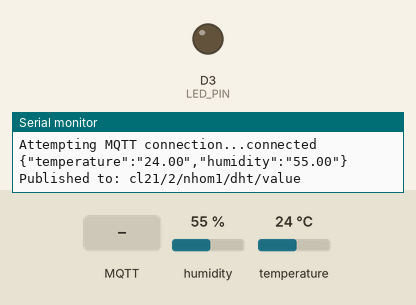
Bench run of a sketch on a simulated ESP8266 (NodeMCU). On the bench: output pins drawn as LEDs (lit = HIGH), the last lines printed to the serial monitor. Dashed ring = blinking. Inputs (shaded band) come from the test bench; at power-on: humidity 55 %, temperature 24 °C. WiFi joins after 1.5 s; servers stay silent unless stated; random numbers use the default seed unless the sketch sets one; no MQTT or app messages arrive unless stated.

Above: at 2.7 s.
2.8 s: MQTT message "1" arrives on the first subscribed topic
At 4.3 s:
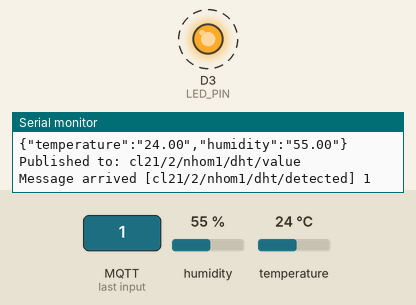
8.8 s: MQTT message "on" arrives on the first subscribed topic
13.0 s: MQTT message "off" arrives on the first subscribed topic
Timing chart, 0 to 16.0 s (numbered marks = the images above; inputs shaded):
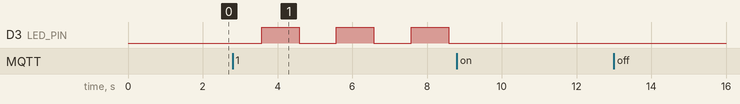

Measured:
- after the input at 2.8 s, D3 (LED_PIN): alternates HIGH for 1.0 s and LOW for 1.0 s, starting after 0.78 s

The sketch:

ex05.ino
```cpp
#include <ESP8266WiFi.h>
#include <ESP8266HTTPClient.h>
#include <PubSubClient.h>
#include <DHT22.h>
#include <ArduinoJson.h>

//define pin data
#define pinDATA D4
#define LED_PIN D3

DHT22 dht22(pinDATA);

const char* ssid = "UIT Public";
const char* password = "";
const char* mqtt_server = "broker.hivemq.com";
const char* topicVALUE = "cl21/2/nhom1/dht/value";
const char* topicDETECTED = "cl21/2/nhom1/dht/detected";

WiFiClient espClient;
PubSubClient client(espClient);
unsigned long lastMsg = 0;
#define MSG_BUFFER_SIZE	(50)
char msg[MSG_BUFFER_SIZE];
int value = 0;

float temp = 0;
float hum = 0;

void setup_wifi() {

  delay(10);
  // We start by connecting to a WiFi network
  Serial.println();
  Serial.print("Connecting to ");
  Serial.println(ssid);

  WiFi.mode(WIFI_STA);
  WiFi.begin(ssid, password);

  while (WiFi.status() != WL_CONNECTED) {
    delay(500);
    Serial.print(".");
  }

  randomSeed(micros());

  Serial.println("");
  Serial.println("WiFi connected");
  Serial.println("IP address: ");
  Serial.println(WiFi.localIP());
}

void callback(char* topic, byte* payload, unsigned int length) {
  Serial.print("Message arrived [");
  Serial.print(topic);
  Serial.print("] ");
  for (int i = 0; i < length; i++) {
    Serial.print((char)payload[i]);
  }
  Serial.println();

  if ((char)payload[0] == '1') {
    blinkLed();
  }
}

void reconnect() {
  // Loop until we're reconnected

  while (!client.connected()) {
    Serial.print("Attempting MQTT connection...");
    // Create a random client ID
    String clientId = "ESP8266Client-";
    clientId += String(random(0xffff), HEX);
    // Attempt to connect
    if (client.connect(clientId.c_str())) {
      Serial.println("connected");
    } else {
      Serial.print("failed, rc=");
      Serial.print(client.state());
      Serial.println(" try again in 5 seconds");
      // Wait 5 seconds before retrying
      delay(5000);
    }
  }
}

void readDHT22() {
  temp = dht22.getTemperature();
  hum = dht22.getHumidity();
}

void blinkLed() {
  digitalWrite(LED_PIN, HIGH);
  delay(1000);
  digitalWrite(LED_PIN, LOW);
  delay(1000);
  digitalWrite(LED_PIN, HIGH);
  delay(1000);
  digitalWrite(LED_PIN, LOW);
  delay(1000);
  digitalWrite(LED_PIN, HIGH);
  delay(1000);
  digitalWrite(LED_PIN, LOW);
  delay(1000);
}

void setup() {
  pinMode(LED_PIN, OUTPUT);     // Initialize the BUILTIN_LED pin as an output
  Serial.begin(115200);
  setup_wifi();
  client.setServer(mqtt_server, 1883);
  client.setCallback(callback);
}

void loop() {
  if (!client.connected()) {
    reconnect();
  }

  readDHT22();
  JsonDocument doc;
  doc["temperature"] = String(temp);
  doc["humidity"] = String(hum);

  char jsonString[128];
  serializeJson(doc, jsonString);

  Serial.println(jsonString);
  client.publish(topicVALUE, jsonString);
  Serial.println("Published to: " + String(topicVALUE));
  client.subscribe(topicDETECTED);
  delay(2000);

  client.loop();
}
```
